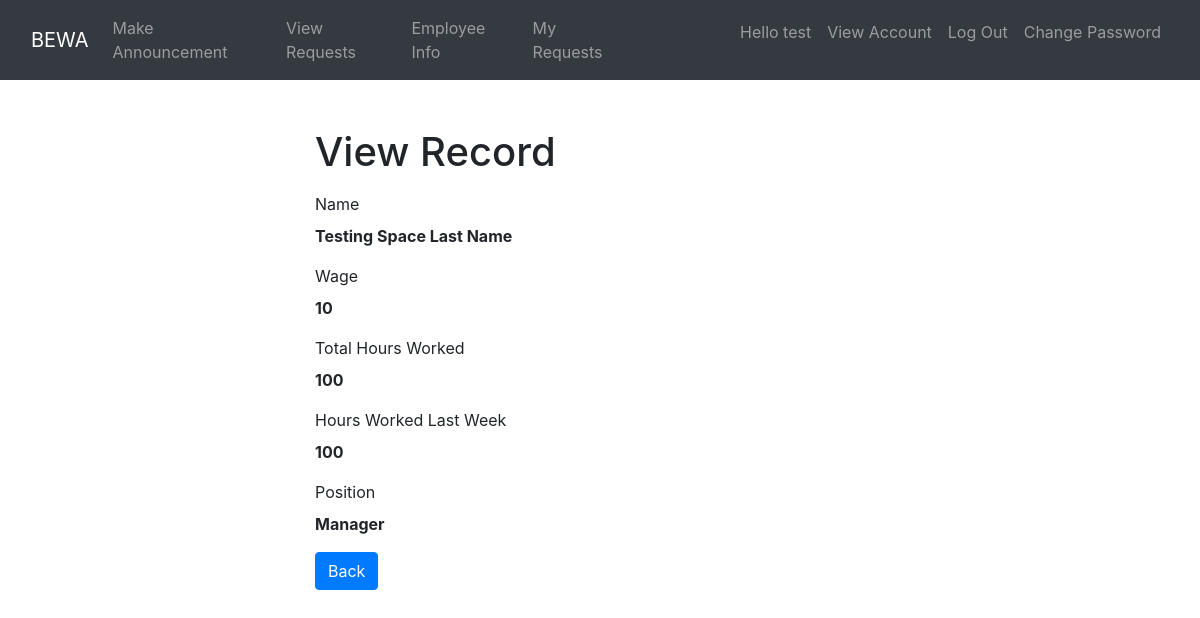
/employees/viewEmployee.php?empID=3 (signed in), run on an earlier commit of the app's database.
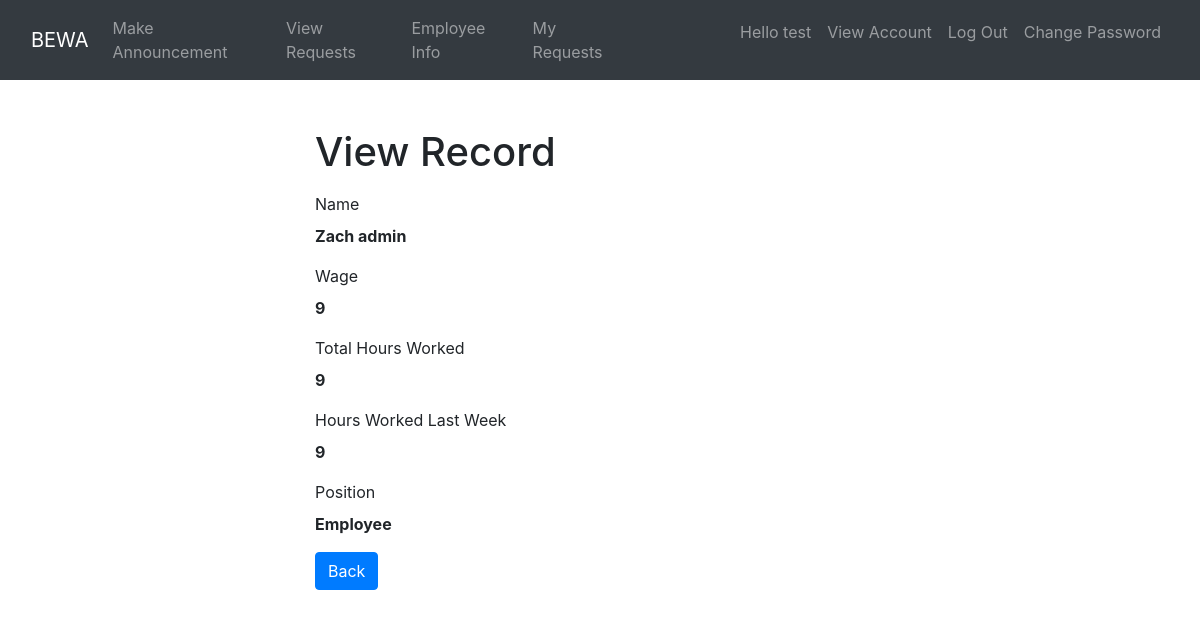
And on a later commit of the database.
### tables this page shows
CREATE TABLE `employee` (
  `empID` int(11) NOT NULL,
  `uid` int(11) NOT NULL,
  `wage` int(11) NOT NULL DEFAULT 0,
  `hoursWorked` int(11) NOT NULL DEFAULT 0,
  `hoursWorkedLastWeek` int(11) NOT NULL DEFAULT 0,
  `managerStatus` tinyint(1) NOT NULL DEFAULT 0
);

CREATE TABLE `users` (
  `uid` int(11) NOT NULL,
  `username` varchar(50) NOT NULL,
  `password` varchar(255) NOT NULL,
  `created_at` datetime DEFAULT current_timestamp(),
  `isAdmin` tinyint(1) NOT NULL,
  `firstName` text NOT NULL,
  `lastName` text NOT NULL
);

### employees/viewEmployee.php (the view, shortened to what this page needs)
<?php
if(isset($_GET["empID"]) && !empty(trim($_GET["empID"]))){
    require '../header.php';
    $sql = "SELECT * FROM employee, users WHERE employee.uid = users.uid AND empID = ?";
    if($stmt = mysqli_prepare($conn, $sql)){
        mysqli_stmt_bind_param($stmt, "i", $param_empID);
        if(mysqli_stmt_execute($stmt)){
            $result = mysqli_stmt_get_result($stmt);
            if(mysqli_num_rows($result) == 1){
                $row = mysqli_fetch_array($result, MYSQLI_ASSOC);
            } else{
                header("location: error.php");
                exit();
            }
        } else{
            echo "Oops! Something went wrong. Please try again later.";
        }
    }
} else{
    header("location: error.php");
    exit();
}
?>
<!DOCTYPE html>
<html lang="en">
<head>
    <link rel="stylesheet" href="https://stackpath.bootstrapcdn.com/bootstrap/4.5.2/css/bootstrap.min.css">
</head>
<body>
    <div class="wrapper">
        <div class="container-fluid">
            <div class="row">
                <div class="col-md-12">
                    <h1 class="mt-5 mb-3">View Record</h1>
                    <div class="form-group">
                        <label>Name</label>
                        <p><b><?php echo $row["firstName"]." ".$row['lastName']; ?></b></p>
                    </div>
                    <div class="form-group">
                        <label>Wage</label>
                        <p><b><?php echo $row["wage"]; ?></b></p>
                    </div>
                    <div class="form-group">
                        <label>Total Hours Worked</label>
                        <p><b><?php echo $row["hoursWorked"]; ?></b></p>
                    </div>
                    <div class="form-group">
                        <label>Hours Worked Last Week</label>
                        <p><b><?php echo $row["hoursWorkedLastWeek"]; ?></b></p>
                    </div>
                    <div class="form-group">
                        <label>Position</label>
                        <p><b><?php
                          if ($row['managerStatus']==1) {
                            echo "Manager";
                          }else {
                            echo "Employee";
                          }
                          ?></b></p>
                    </div>
                    <p><a href="employeeList.php" class="btn btn-primary">Back</a></p>
                </div>
            </div>
        </div>
    </div>
</body>
</html>

What changed in the data, as far as the page shows it:
changed employee: uid.firstName "Testing Space" → "Zach"; uid.lastName "Last Name" → "admin"; wage "10" → "9"; hoursWorked "100" → "9"; hoursWorkedLastWeek "100" → "9"
Also different on the page:
text no longer shown: "Manager"
text now shown: "Employee"
